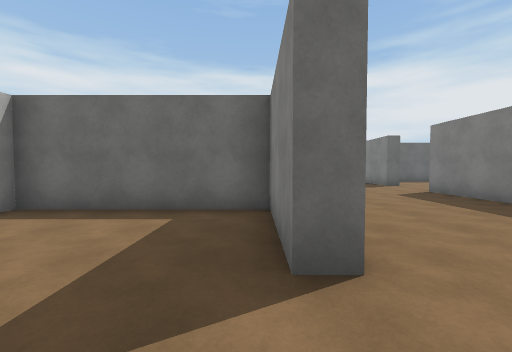
view 1 (above)

17 first-person views from a walk through a Unity game level. The camera is 1.5 m above the floor, tilts 2° down and sees 90° across. The floor is counted in squares, 2 m on a side. Each view is taken from the middle of a square. On the plan, view 1 faces up. The plan holds only what a view shows up to about 9 squares ahead; the rest is blank. The place goes on beyond the plan. The player is left out. Surface patterns are stand-ins for the level's own textures.

view 2
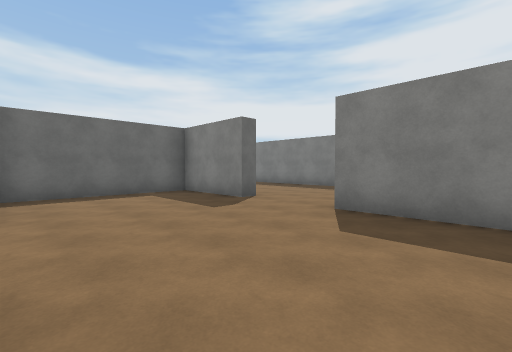

view 3
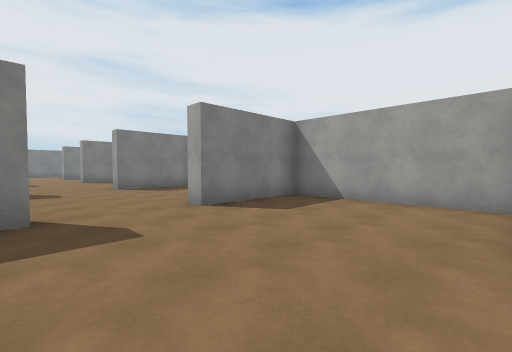

view 4
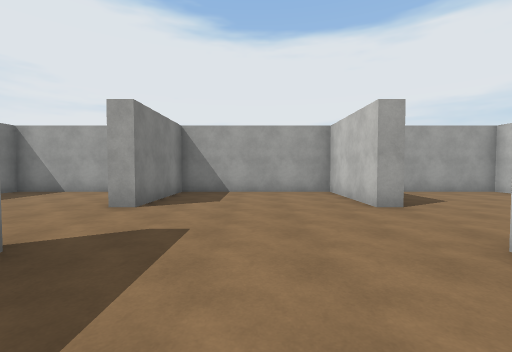

view 5
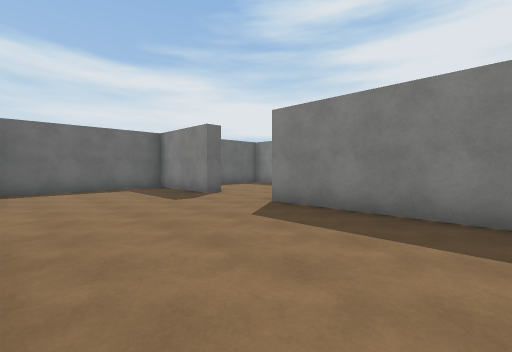

view 6
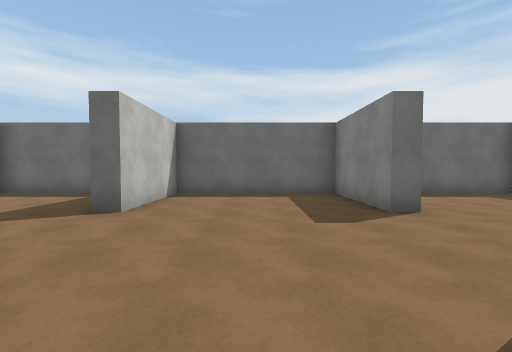

view 7
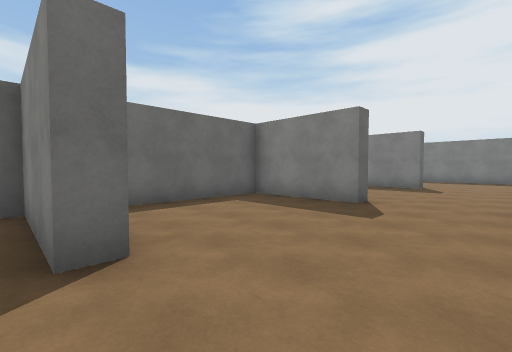

view 8
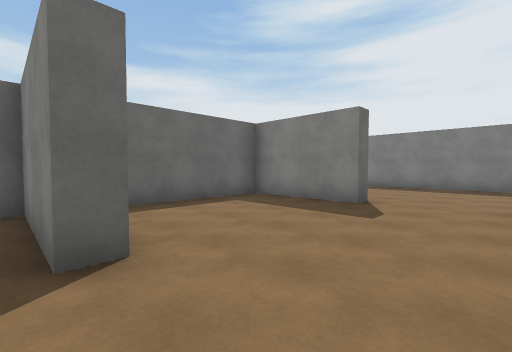

view 9
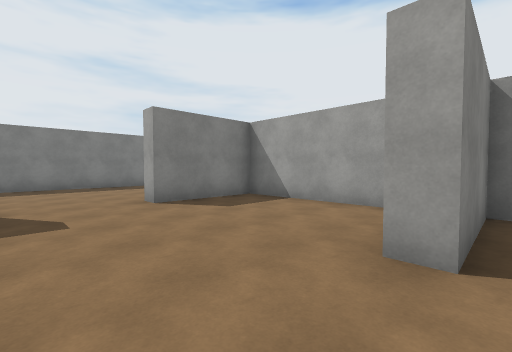

view 10
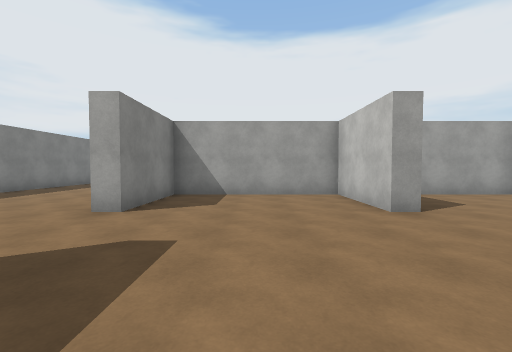

view 11
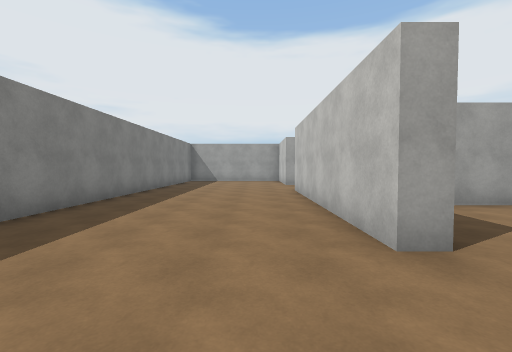

view 12
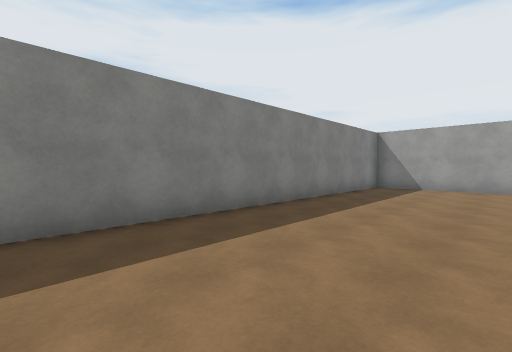

view 13
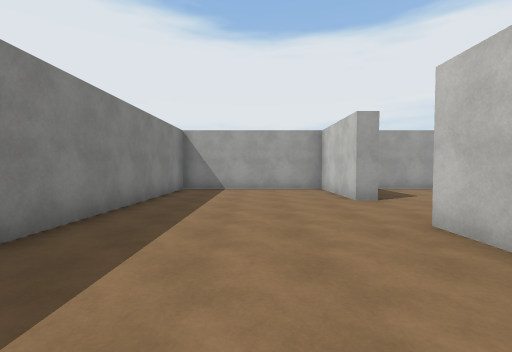

view 14
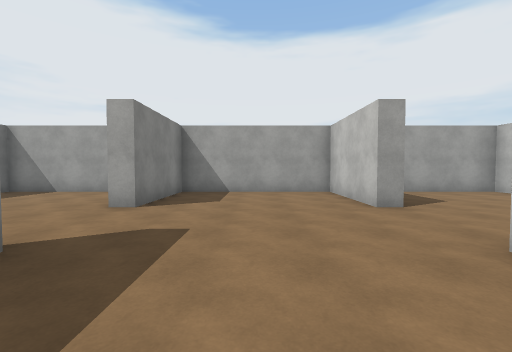

view 15
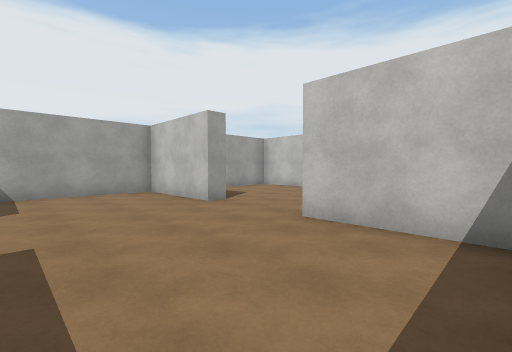

view 16
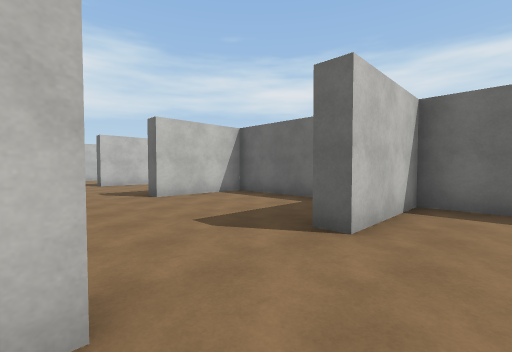

view 17
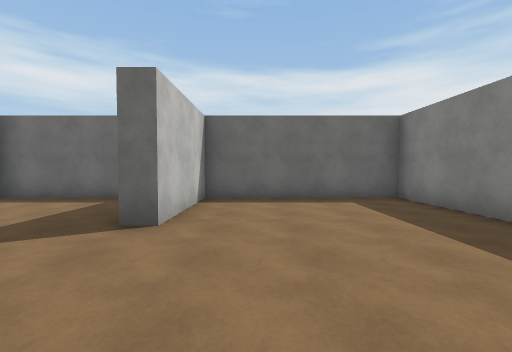

### Floor plan
Ten units are one square. View 1 is at (0, 0); x grows to the right and y downward. Boxes are objects, and circles mark ways between rooms. Rooms are numbered by the first view taken in them; rooms with no view inside come last. Other rooms are left out.
<svg viewBox="-48 -137 258 180">
<path fill="none" stroke="#000" d="M3 -18 3 -45 -42 -45M-43 32 -43 38 3 38 3 7M59 -50 103 -50 103 -77 107 -77 107 -50 152 -50 152 -77 157 -77 157 -18M109 -102 103 -102 103 -132 68 -132M59 -102 53 -102 53 -132 8 -132 8 -102 2 -102M53 -39 53 -78M9 -18 3 -18M152 7 157 7 157 38 205 38 205 -132 157 -132 157 -102 152 -102 152 -132 108 -132M3 7 8 7 8 38 53 38 53 7M-16 -132 -42 -132M107 7 107 38 152 38 152 7M121 -45 107 -45 107 -18M53 7 58 7M101 7 107 7M107 -18 102 -18M85 -45 58 -45 58 -18 52 -18M58 32 58 38 103 38 103 32"/>
<circle cx="0" cy="-5" r="3" fill="#2a7"/>
<circle cx="150" cy="-5" r="3" fill="#2a7"/>
<circle cx="50" cy="-5" r="3" fill="#2a7"/>
<circle cx="100" cy="-5" r="3" fill="#2a7"/>
<text x="-20" y="-10">1</text>
<text x="90" y="-70">2</text>
<text x="130" y="-10">3</text>
<text x="70" y="-10">4</text>
</svg>
Room 1 opens to room 2. Room 2 opens to room 3. Room 2 opens to room 4. Room 3 opens to room 4.

Where each view was taken, in squares from view 1:
view 1: 0 up, 0 right, facing up
view 2: 3 down, 4 left, facing up-right
view 3: 2 up, 4 left, facing down-right
view 4: 4 up, 3 right, facing down
view 5: 4 up, 1 right, facing up-right
view 6: 6 up, 3 right, facing up
view 7: 8 up, 5 right, facing up-right
view 8: 8 up, 10 right, facing up-right
view 9: 10 up, 10 right, facing down-right
view 10: 12 up, 13 right, facing down
view 11: 10 up, 17 right, facing down
view 12: 6 up, 17 right, facing down-right
view 13: 5 up, 18 right, facing down
view 14: 4 up, 13 right, facing down
view 15: 4 up, 14 right, facing down-left
view 16: 1 down, 12 right, facing up-left
view 17: 7 up, 17 right, facing up
